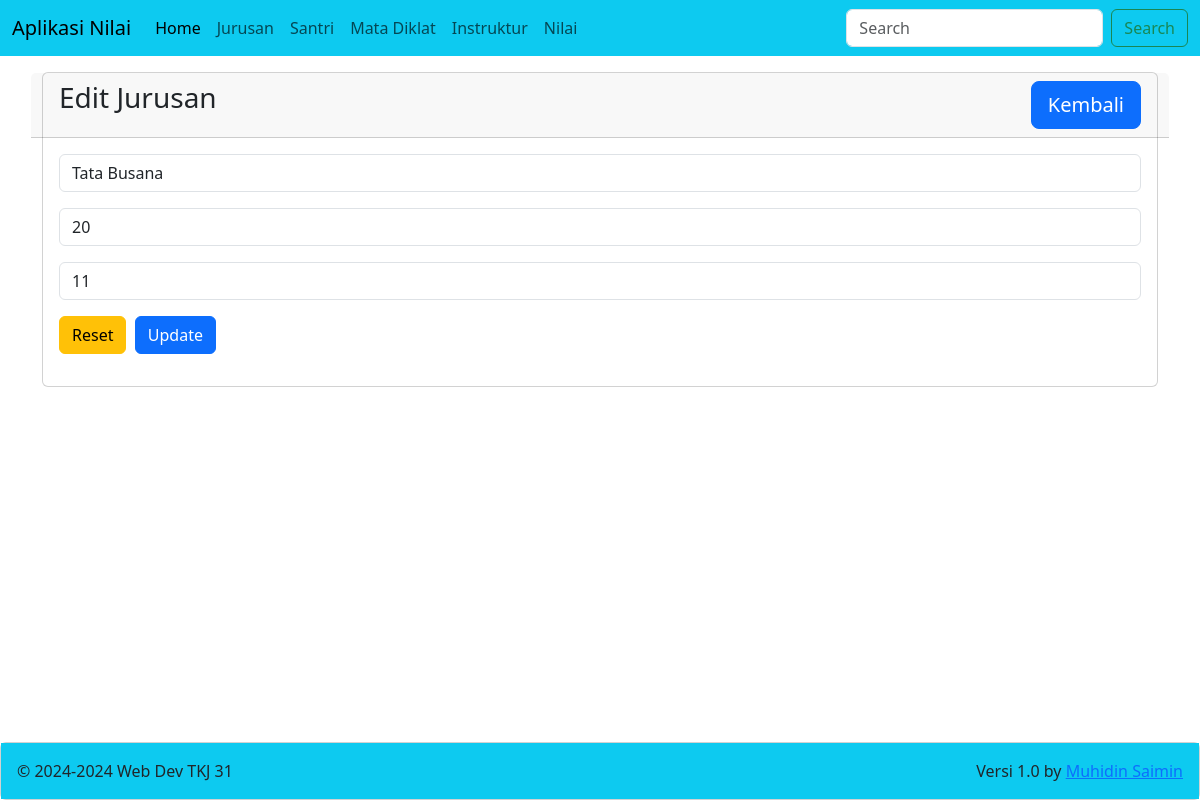
Screenshot of /?m=jurusan&s=edit&id=1 with the database file from the repository.
### tables this page shows
CREATE TABLE `majors` (
  `id` int(11) NOT NULL,
  `name` varchar(75) DEFAULT NULL,
  `capacity` int(11) DEFAULT NULL,
  `fill` int(11) DEFAULT NULL
);

### jurusan/edit.php (the view, shortened to what this page needs)
<div class="row">
    <div class="col-12">
        <div class="card">
            <div class="card-header row">
                <div class="card-title h3 col-8">Edit Jurusan</div>
                <div class="col-4">
                    <a href="?m=jurusan&s=view" class="btn btn-lg btn-primary float-end">Kembali</a>
                </div>
            </div>
            <?php
            include_once('config.php');
            $id = $_GET['id'];
            $sql = "SELECT * FROM majors WHERE id='$id'";
            $query = mysqli_query($con, $sql);
            $r = mysqli_fetch_array($query);
            ?>
            <div class="card-body">
                <form action="?m=jurusan&s=update" method="post">
                    <div class="mb-3">
                        <input type="text" name="name" value="<?=$r['name']?>" class="form-control" placeholder="Nama Jurusan" required autofocus>
                    </div>
                    <div class="mb-3">
                        <input type="number" name="capacity" value="<?=$r['capacity']?>" class="form-control" placeholder="Kapasitas" required>
                    </div>
                    <div class="mb-3">
                        <input type="number" name="fill" value="<?=$r['fill']?>" class="form-control" placeholder="Terisi">
                    </div>
                    <div class="mb-3">
                        <input type="reset" class="btn btn-warning">&nbsp;
                        <input type="submit" name="update" value="Update" class="btn btn-primary">
                    </div>
                </form>
            </div>
        </div>
    </div>
</div>

### rows the page displays
majors: name "Tata Busana", capacity "20", fill "11"
